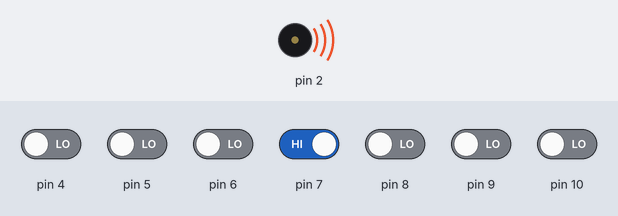
This sketch was run on a simulated Arduino Uno, built with avr-gcc and run on an emulated ATmega328P. Parts: buzzer (waves = sounding). The test bench sets the inputs (shaded band); at power-on: pin 7 HIGH, pin 4–6, pin 8–10 LOW.

Above: at 1.2 s.
1.3 s: pin 4 driven HIGH
At 2.2 s:
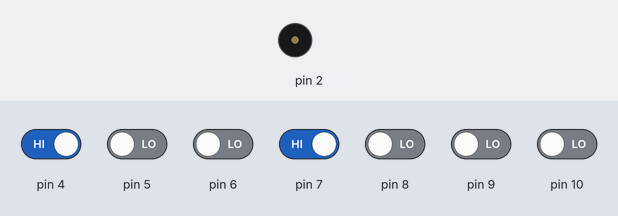
4.3 s: pin 7 driven LOW
5.9 s: pin 7 driven HIGH
At 6.5 s:
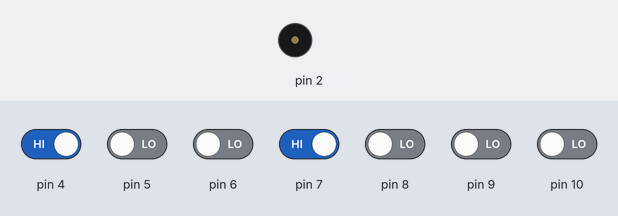
8.9 s: pin 10 driven HIGH
At 9.45 s:
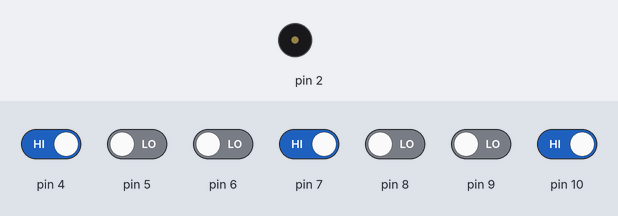
11.9 s: pin 4 driven LOW
At 13.5 s:
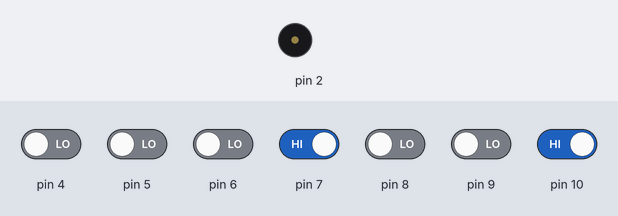
Timing chart, 0 to 13.8 s (numbered marks = the images above; inputs shaded):
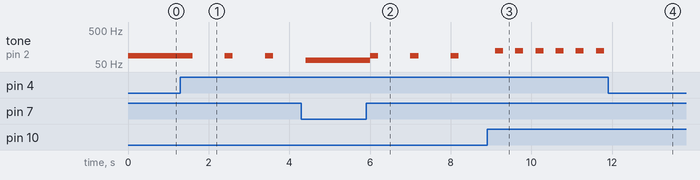

The sketch:

Main.ino
```cpp
#include <EEPROM.h>

/////////////
// Global: //
/////////////

int IONIAN[7] = {65, 73, 82, 87, 98, 110, 123};  //Major scale.
int AEOLIAN[7] = {65, 73, 78, 87, 98, 104, 117}; //Minor scale.

int *scales[] = {IONIAN, AEOLIAN}; //Array holding available musical scales.
int scale;                         //Currently selected musical scale.

int notes[16];        //Array holding the playback sequence.
int notePosition = 0; //Current playback position.

bool buttons[7]; //Array holding the button states during current cycle.
bool writeFlag;  //Flag used to control overwriting of notes.
bool waitFlag;   //Flag used to await button combinations after an initial button press.
int lastButton;  //Variable that holds last pressed button ID.

unsigned long noteLength = 300;     //Playback length of every note in sequence in milliseconds.
unsigned long lastSound = millis(); //Timestamp of last note playback.
unsigned long lastEvent = millis(); //Timestamp of last button press.

int getOption() //Function to select an option in menu mode.
{
    while (true)
    {
        for (int i = 0; i < 7; ++i)
        {
            if (digitalRead(4 + i))
            {
                lastEvent = millis();
                return i;
            }
        }
    }
}

////////////
// Setup: //
////////////

void setup()
{
    pinMode(4, INPUT);
    pinMode(5, INPUT);
    pinMode(6, INPUT);
    pinMode(7, INPUT);
    pinMode(8, INPUT);
    pinMode(9, INPUT);
    pinMode(10, INPUT);

    pinMode(2, OUTPUT);
}

///////////
// Loop: //
///////////

void loop()
{
    //Play sequence:

    if (millis() > lastSound + noteLength)
    {
        tone(2, scales[scale][notes[notePosition]], 200);
        lastSound = millis();

        notePosition =
            notePosition < 15 ? ++notePosition : 0;
    }

    //Update button states:

    for (int i = 0; i < 7; ++i)
    {
        if (digitalRead(4 + i))
        {
            tone(2, scales[scale][i], 200);

            if (buttons[i])
            {
                continue;
            }

            buttons[i] = true;
            lastEvent = millis();
            lastButton = i;

            if (!waitFlag)
            {
                waitFlag = true;
                writeFlag = true;
            }
            else
            {
                waitFlag = false;
                writeFlag = true;
                break;
            }
        }
        else
        {
            buttons[i] = false;
        }
    }

    //Reset waitFlag:

    if (millis() > lastEvent + 100)
    {
        waitFlag = false;
    }

    //Update sequence:

    if (!waitFlag)
    {
        //Menu combinations:
        if (buttons[0] && buttons[6]) //PAUSE SEQUENCE
        {
            while (!digitalRead(7))
            {
                /* nothing*/
            }
            delay(500);
        }
        else if (buttons[0] && buttons[5]) //SAVE SEQUENCE
        {
            delay(500);
            lastButton = 16 * getOption();
            for (int i = 0; i < 16; ++i)
            {
                EEPROM.write(lastButton + i, notes[i]);
            }
            delay(500);
        }
        else if (buttons[0] && buttons[4]) //LOAD SEQUENCE
        {
            delay(500);
            lastButton = 16 * getOption();
            for (int i = 0; i < 16; ++i)
            {
                notes[i] = EEPROM.read(lastButton + i);
            }
            delay(500);
        }
        else if (buttons[0] && buttons[3]) //CHOOSE SCALE
        {
            delay(500);
            scale = getOption() % 2;
            delay(500);
        }
        else if (writeFlag) //UPDATE SEQUENCE
        {
            if (lastEvent < lastSound) //Fires in case a button was pressed during last beat but not registered yet.
            {
                if (notePosition == 0)
                {
                    notes[15] = lastButton;
                }
                else
                {
                    notes[notePosition - 1] = lastButton;
                }
            }
            else
            {
                notes[notePosition] = lastButton;
            }
        }

        writeFlag = false;
    }
}
```

Measured:
- after the input at 1.3 s, tone on pin 2: alternates 87 Hz for 0.20 s and silent for 0.80 s, starting after 0.30 s
- after the input at 5.9 s, tone on pin 2: alternates 87 Hz for 0.20 s and silent for 0.80 s, starting after 0.10 s
- after the input at 8.9 s, tone on pin 2: alternates 123 Hz for 0.20 s and silent for 0.30 s, starting after 0.20 s
- after the input at 11.9 s, tone on pin 2: stops changing and stays silent
